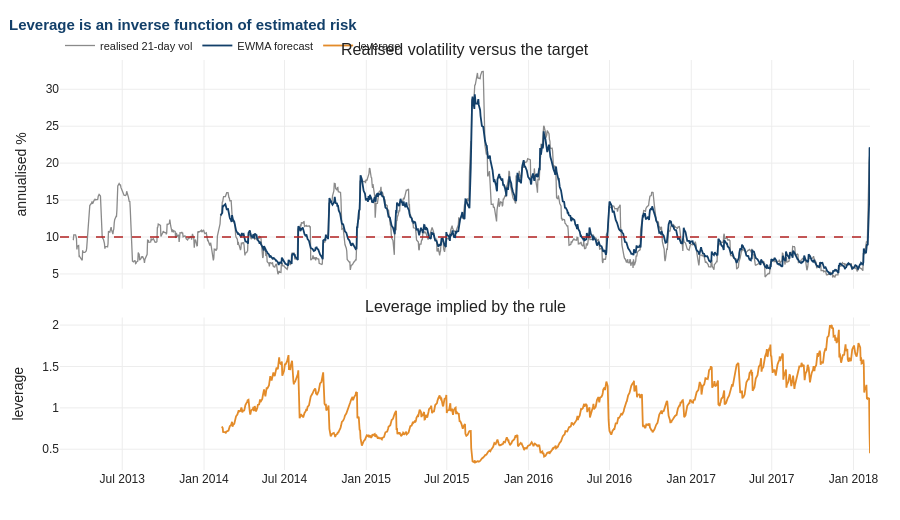

Notebook code cell kept with this figure:
### Code cell
fig = make_subplots(rows=2, cols=1, shared_xaxes=True, row_heights=[0.6, 0.4],
                    vertical_spacing=0.07,
                    subplot_titles=("Realised volatility versus the target",
                                    "Leverage implied by the rule"))
realised = base.rolling(21).std() * np.sqrt(252) * 100
fig.add_trace(go.Scatter(x=realised.index, y=realised, name="realised 21-day vol",
                         line=dict(color=a6.GREY, width=1.3)), row=1, col=1)
fig.add_trace(go.Scatter(x=sigma_hat.index, y=sigma_hat * np.sqrt(252) * 100,
                         name="EWMA forecast", line=dict(color=a6.NAVY, width=1.8)),
              row=1, col=1)
fig.add_hline(y=TARGET * 100, line=dict(color=a6.RED, width=1.4, dash="dash"), row=1, col=1)
fig.add_trace(go.Scatter(x=lev.index, y=lev, name="leverage",
                         line=dict(color=a6.ORANGE, width=1.8)), row=2, col=1)

a6.style(fig, title="Leverage is an inverse function of estimated risk", height=520)
fig.update_yaxes(title="annualised %", row=1, col=1)
fig.update_yaxes(title="leverage", row=2, col=1)
fig.show()

### Figure 1 — Plotly figure (JSON) as saved in the notebook; plotly's stock layout.template omitted (floating-point values rounded to 4 significant figures; data arrays with more than 128 entries replaced by an {"elided": "..."} marker saying what was removed)
{"data": [{"line": {"color": "#8A8A8A", "width": 1.3}, "name": "realised 21-day vol", "type": "scatter", "x": {"elided": "1258 str values"}, "xaxis": "x", "y": {"elided": "1258 float values"}, "yaxis": "y"}, {"line": {"color": "#123F69", "width": 1.8}, "name": "EWMA forecast", "type": "scatter", "x": {"elided": "1258 str values"}, "xaxis": "x", "y": {"elided": "1258 float values"}, "yaxis": "y"}, {"line": {"color": "#E38B29", "width": 1.8}, "name": "leverage", "type": "scatter", "x": {"elided": "1258 str values"}, "xaxis": "x2", "y": {"elided": "1258 float values"}, "yaxis": "y2"}], "layout": {"annotations": [{"font": {"size": 16}, "showarrow": false, "text": "Realised volatility versus the target", "x": 0.5, "xanchor": "center", "xref": "paper", "y": 1, "yanchor": "bottom", "yref": "paper"}, {"font": {"size": 16}, "showarrow": false, "text": "Leverage implied by the rule", "x": 0.5, "xanchor": "center", "xref": "paper", "y": 0.372, "yanchor": "bottom", "yref": "paper"}], "colorway": ["#123F69", "#E38B29", "#8A8A8A", "#2E7D7B", "#B22222"], "font": {"color": "#222222", "family": "Helvetica, Arial, sans-serif", "size": 12}, "height": 520, "hovermode": "x unified", "legend": {"font": {"size": 11}, "orientation": "h", "x": 0, "xanchor": "left", "y": 1, "yanchor": "bottom"}, "margin": {"b": 50, "l": 60, "r": 30, "t": 60}, "shapes": [{"line": {"color": "#B22222", "dash": "dash", "width": 1.4}, "type": "line", "x0": 0, "x1": 1, "xref": "x domain", "y0": 10, "y1": 10, "yref": "y"}], "title": {"font": {"color": "#123F69", "size": 15}, "text": "<b>Leverage is an inverse function of estimated risk</b>", "x": 0.01}, "xaxis": {"anchor": "y", "domain": [0, 1], "gridcolor": "#EDEDED", "matches": "x2", "showgrid": true, "showticklabels": false, "zeroline": false}, "xaxis2": {"anchor": "y2", "domain": [0, 1], "gridcolor": "#EDEDED", "showgrid": true, "zeroline": false}, "yaxis": {"anchor": "x", "domain": [0.442, 1], "gridcolor": "#EDEDED", "showgrid": true, "title": {"text": "annualised %"}, "zeroline": false}, "yaxis2": {"anchor": "x2", "domain": [0, 0.372], "gridcolor": "#EDEDED", "showgrid": true, "title": {"text": "leverage"}, "zeroline": false}}}
